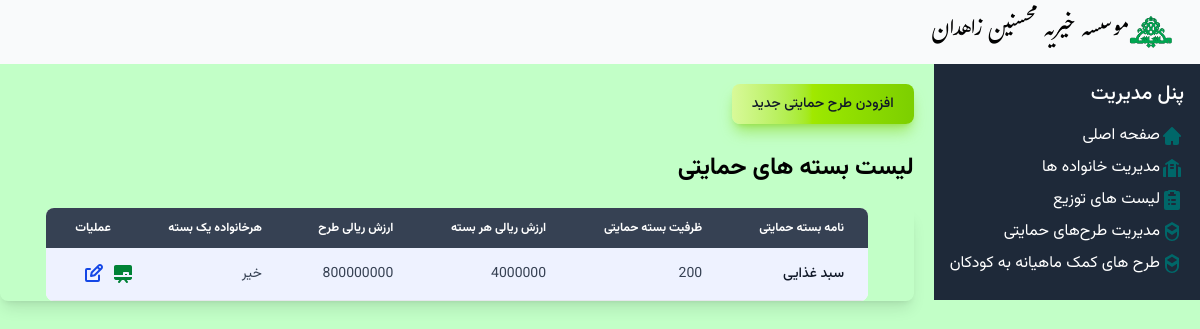
Page /packages/ on the earlier database version.
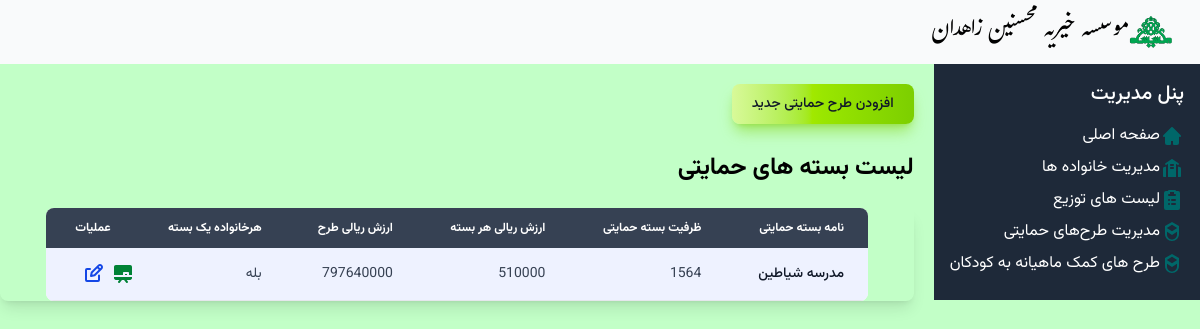
Same page on the later database version.
### Mohsenin/models.py (models this page shows, shortened)
class Package(models.Model):
    name = models.CharField('نام بسته',max_length=100)
    max_members = models.PositiveIntegerField('ظرفیت بسته')
    cost = models.PositiveIntegerField('ارزش ریالی هر بسته')
    description = models.TextField('توضیحات')
    onePerFamily = models.BooleanField('هرخانواده یک بسته', choices=YES_NO_CHOICE, default=False)
    def total_cost(self):
        return self.cost * self.max_members

### Mohsenin/Views/packageviews.py (the view)
# urls.py: path("packages/", packageviews.PackageListView.as_view(), name="packages_list"),
class PackageListView(ListView):
    template_name = "Package/package_list.html"
    model = Package
    context_object_name = "packages"

### Mohsenin/templates/Package/package_list.html (shortened to what this page needs)
{% extends "base.html" %}
{% block content %}
<div class="py-5 vazir-medium no-print">
<button type="button" class="text-gray-900 bg-gradient-to-r from-lime-200 via-lime-400 to-lime-500 hover:bg-gradient-to-br focus:ring-4 focus:outline-none focus:ring-lime-300 dark:focus:ring-lime-800 shadow-lg shadow-lime-500/50 dark:shadow-lg dark:shadow-lime-800/80 font-medium rounded-lg text-sm px-5 py-2.5 text-center me-2 mb-2"><a href="{% url 'package_create' %}">افزودن طرح حمایتی جدید</a></button>
</div>
<h2 class="vazir-bold text-2xl">لیست بسته های حمایتی</h2>
<br>
<div class="relative overflow-x-auto shadow-lg sm:rounded-lg border-none border-gray-700">
<table style="width: 90%;margin: auto;" class="w-full text-sm rtl:text-right text-gray-700 bg-white rounded-lg overflow-hidden">
        <thead class="text-xs text-gray-700 uppercase bg-gray-700 text-white">
    <tr class='vazir-semibold'>
        <th scope="col" class="px-6 py-3 text-end">نامه بسته حمایتی</th>
        <th scope="col" class="px-6 py-3 text-right">ظرفیت بسته حمایتی</th>
        <th scope="col" class="px-6 py-3 text-right">ارزش ریالی هر بسته</th>
        <th scope="col" class="px-6 py-3 text-right"> ارزش ریالی طرح</th>
        <th scope="col" class="px-6 py-3 text-right"> هرخانواده یک بسته</th>
        <th scope="col" class="px-6 py-3 text-right">عملیات</th>
    </tr>
</thead>
<tbody>
    {% for package in packages %}
    <tr class="{% if forloop.counter|divisibleby:2 %}bg-white{% else %}bg-indigo-50{% endif %} border-b border-gray-200 hover:bg-gray-50  vazir-normal">
        <th scope="row" class="px-6 py-4 font-medium text-gray-900 whitespace-nowrap">{{ package.name }}</th>
        <td class="px-6 py-4">{{ package.max_members }}</td>
        <td class="px-6 py-4">{{ package.cost }}</td>
        <td class="px-6 py-4">{{ package.total_cost }} </td>
        <td class="px-6 py-4">{{ package.get_onePerFamily_display }} </td>
        <td  class="no-print">
            <div class="flex space-x-1">
            <a href="{% url 'package_detail' package.pk %}" class="text-green-700 text-xs">
            </a>
            <a href="{% url 'package_update' package.pk %}" class="text-blue-700 text-xs">
            </a>
        </div>
            </td>
    </tr>
    {% endfor %}
</tbody>
</table>
</div>
{% endblock %}

### templates/base.html (shortened to what this page needs)
{% load static %}
<!DOCTYPE html>
<html dir="rtl" lang="IR-fa">
<head>
    <link href="{% static 'css/helper.css'%}" rel="stylesheet" />
    <link href="{% static 'flowbite/flowbite.min.css'%}" rel="stylesheet" />
    <link href="{% static 'fontstyle/vazir.css'%}" rel="stylesheet" />
    <link href="{% static 'fontstyle/gulzar.css'%}" rel="stylesheet" />
    <link href="{% static 'css/dataTables.min.css'%}" rel="stylesheet" />
    <link href="{% static 'css/style.css'%}" rel="stylesheet" />
</head>
<body class="flex flex-col h-screen bg-green-50">
    <div class="container max-w-full">
        {% include "layout/navbar.html" %}
        <div class="flex flex-1">
        {% include "layout/sidebar.html"%}
            <div class="flex-1">
                <div class="pr-5">
            {% block content %}
            {% endblock content %}
        </div>
    </div>
</body>
</html>

### templates/layout/navbar.html (shortened to what this page needs)
{% load static %}
<nav class="border-gray-200 bg-gray-50 dark:bg-gray-800 dark:border-gray-700">
    <div class="max-w-screen-xl flex flex-wrap items-center justify-between mx-auto p-4">
      <a href="#" class="flex items-center space-x-3 rtl:space-x-reverse">
          <img src="{% static 'mohsenin.png'%}" class="h-8" alt="Flowbite Logo" />
          <span class="self-center text-2xl gulzar  whitespace-nowrap dark:text-white">موسسه خیریه محسنین زاهدان</span>
      </a>
    </div>
  </nav>

### templates/layout/sidebar.html (shortened to what this page needs)
<aside class="w-1/4 h-full bg-gray-100 p-4 no-print bg-gray-800">
    <h2 class="text-xl font-semibold text-white vazir-medium">پنل مدیریت</h2>
    <ul class="mt-4">
        <li class="mb-2 flex">
          <a href="{% url "index" %}" class="text-white hover:underline vazir-normal">صفحه اصلی</a></li>
        <li class="mb-2 flex">
          <a href="{% url "family_list" %}?active_filter=active&family_type=all" class="text-white hover:underline vazir-normal">مدیریت خانواده ها</a></li>
        <li class="mb-2 flex">
          <a href="{% url 'dist_list'%}" class="text-white hover:underline vazir-normal">لیست های توزیع</a>
        </li>
        <li class="mb-2 flex">
          <a href="{% url "packages_list" %}" class="text-white hover:underline vazir-normal">مدیریت طرح‌های حمایتی</a>
        </li>
        <li class="mb-2 flex">
          <a href="{% url "supporter-list" %}" class="text-white hover:underline vazir-normal">طرح های کمک ماهیانه به کودکان</a>
        </li>
    </ul>
</aside>

### static/css/style.css (style rules this page uses)
body { -webkit-print-color-adjust:exact !important; print-color-adjust:exact !important; background: #C2FFC7; }

Differences in the rows shown:
removed Package: name "سبد غذایی", max_members "200", cost "4000000", total_cost "800000000", onePerFamily "خیر"
added Package: name "مدرسه شیاطین", max_members "1564", cost "510000", total_cost "797640000", onePerFamily "بله"
